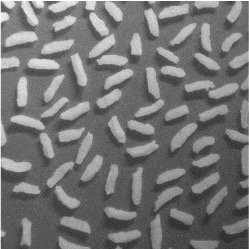
#> input picture Lab/images/lab_9_4.jpg, 249 x 249 px
$ python test.py
#> lines starting #> are read from the running program, lines starting #| are printed output that depends on the picture; after the words box and inside, x2 and y2 are one past the last pixel; in counts of white or black regions, pixels touching at a corner belong together; pictures that were not available may be replaced by others from this repository, and a replacement may not be noted
import numpy as np
import cv2


def my_dilate(image, kernel):
    # Get the dimensions of the image and kernel
    img_height, img_width = image.shape
    kernel_height, kernel_width = kernel.shape

    # Calculate the padding needed for the image to apply the kernel
    pad_height = kernel_height // 2
    pad_width = kernel_width // 2

    # Create a padded version of the image
    padded_image = np.pad(image, ((pad_height, pad_height), (pad_width, pad_width)), mode='constant')

    # Create an empty output image
    output_image = np.zeros_like(image)

    # Perform dilation
    for i in range(img_height):
        for j in range(img_width):
            # Extract the region of interest (ROI) from the padded image
            roi = padded_image[i:i + kernel_height, j:j + kernel_width]

            # Check if any pixel under the kernel is white (255)
            if np.any(roi == 255):
                output_image[i, j] = 255  # Set the pixel to white (255)
            else:
                output_image[i, j] = 0  # Set the pixel to black (0)

    return output_image

def my_erode(image, kernel):
    # Get the dimensions of the image and kernel
    img_height, img_width = image.shape
    kernel_height, kernel_width = kernel.shape

    # Calculate the padding needed for the image to apply the kernel
    pad_height = kernel_height // 2
    pad_width = kernel_width // 2

    # Create a padded version of the image
    padded_image = np.pad(image, ((pad_height, pad_height), (pad_width, pad_width)), mode='constant')

    # Create an empty output image
    output_image = np.zeros_like(image)

    # Perform erosion
    for i in range(img_height):
        for j in range(img_width):
            # Extract the region of interest (ROI) from the padded image
            roi = padded_image[i:i + kernel_height, j:j + kernel_width]

            # Check if all pixels under the kernel are non-zero
            if np.all(roi == 255):  # Check if all pixels are white (255)
                output_image[i, j] = 255  # Set the pixel to white (255)
            else:
                output_image[i, j] = 0  # Set the pixel to black (0)

    return output_image

kernel_size = 19
structuring_element = np.ones((kernel_size, kernel_size), dtype=np.uint8)

image = cv2.imread('Lab/images/lab_9_4.jpg', 0)  # Load as grayscale
#> image is the input picture: shape (249, 249); min 39, max 255, mean 116.3

eroded_image = my_erode(image, structuring_element)
#> in my_erode, `padded_image = np.pad(image, ((pad_height, pad_height), (pad_width, pa..`:
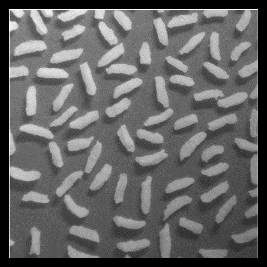
#> padded_image: shape (267, 267); min 0, max 255, mean 101.2
#> after the loop in my_erode, `for i in range(img_height):`: output_image: shape (249, 249); every value is 0

cv2.imshow('Original Image', image)
cv2.imshow('Eroded Image', eroded_image)
cv2.waitKey(0)
cv2.destroyAllWindows()

# # Task 2

kernel_size = 2

structuring_element = np.ones((kernel_size, kernel_size), dtype=np.uint8)

image = cv2.imread('fingerprint.tif', 0)  # Load as grayscale
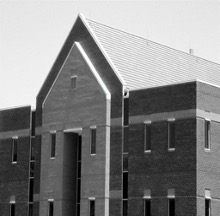
#> input picture Lab/images/lab_7_1.jpg, 220 x 216 px, given in place of fingerprint.tif, which was not available
#> image: shape (216, 220); min 0, max 255, mean 132.1

eroded_image = my_erode(image, structuring_element)
#> in my_erode (call 2), `padded_image = np.pad(image, ((pad_height, pad_height), (pad_width, pa..`:
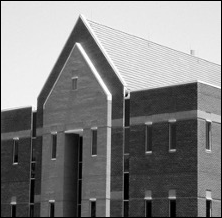
#> padded_image: shape (218, 222); min 0, max 255, mean 129.7
#> after the loop in my_erode (call 2), `for i in range(img_height):`: output_image: shape (216, 220); every value is 0
dilated_image = my_dilate(eroded_image, structuring_element)
#> in my_dilate, `padded_image = np.pad(image, ((pad_height, pad_height), (pad_width, pa..`: padded_image: shape (218, 222); every value is 0


cv2.imshow('Original Image', image)
cv2.imshow('Fingerprint Clear Image', dilated_image)
cv2.waitKey(0)
cv2.destroyAllWindows()

# # Task 3

kernel_size = 3

structuring_element = np.ones((kernel_size, kernel_size), dtype=np.uint8)

image = cv2.imread('headCT.tif', 0)  # Load as grayscale
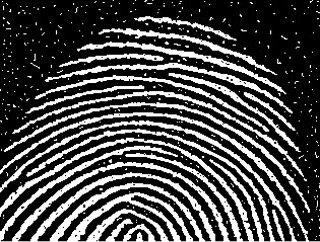
#> input picture Lab/images/lab_9_2.jpg, 320 x 242 px, given in place of headCT.tif, which was not available
#> image is the input picture: shape (242, 320); min 0, max 255, mean 74.4

dilated_image = my_dilate(image, structuring_element)
#> in my_dilate (call 2), `padded_image = np.pad(image, ((pad_height, pad_height), (pad_width, pa..`:
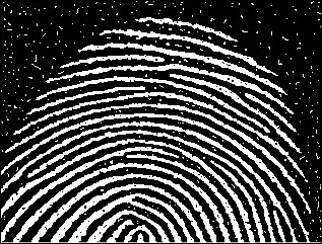
#> padded_image: shape (244, 322); min 0, max 255, mean 73.3
#> after the loop in my_dilate (call 2), `for i in range(img_height):`:
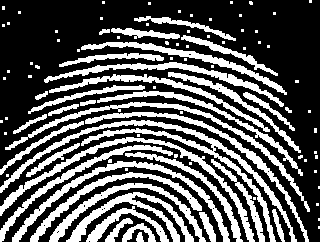
#> output_image: shape (242, 320); 35.3% white; 99 white regions (63 under 20 px), largest, box (x1, y1, x2, y2) and area: (0, 120, 297, 242) 2972, (0, 137, 255, 242) 1780, (12, 161, 230, 242) 1643

eroded_image = my_erode(image, structuring_element)
#> after the loop in my_erode (call 3), `for i in range(img_height):`: output_image: shape (242, 320); every value is 0

final_image = dilated_image - eroded_image


cv2.imshow('Original Image', image)
cv2.imshow('Fingerprint Clear Image', final_image)
cv2.waitKey(0)
cv2.destroyAllWindows()

# Task 4

kernel_size = 9

structuring_element = np.ones((kernel_size, kernel_size), dtype=np.uint8)

image = cv2.imread('rice.tif', 0)  # Load as grayscale

eroded_image = my_erode(image, structuring_element)
#> in my_erode (call 4), `padded_image = np.pad(image, ((pad_height, pad_height), (pad_width, pa..`:
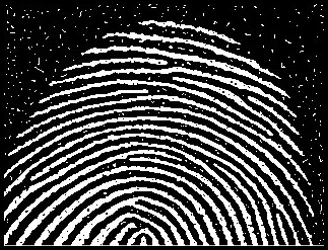
#> padded_image: shape (250, 328); min 0, max 255, mean 70.3
final_image = my_dilate(eroded_image, structuring_element)
#> in my_dilate (call 3), `padded_image = np.pad(image, ((pad_height, pad_height), (pad_width, pa..`: padded_image: shape (250, 328); every value is 0

final_image_2 = image - final_image


cv2.imshow('Original Image', image)
cv2.imshow('Fingerprint Clear Image', final_image_2)
cv2.waitKey(0)
cv2.destroyAllWindows()
